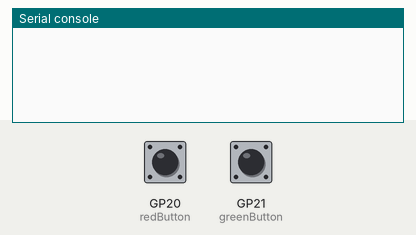
Recording of a program running on a simulated Raspberry Pi Pico running MicroPython. On the bench: the last lines printed to the serial console. The test bench sets the inputs (shaded band); at power-on: GP20 (redButton) LOW, GP21 (greenButton) LOW.

Above: at 1.2 s.
1.3 s: GP20 (redButton) pulled HIGH for 0.25 s
At 2.0 s:
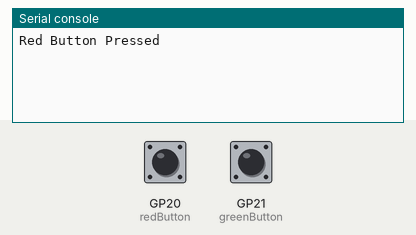
3.0 s: GP21 (greenButton) pulled HIGH for 0.25 s
At 4.6 s:
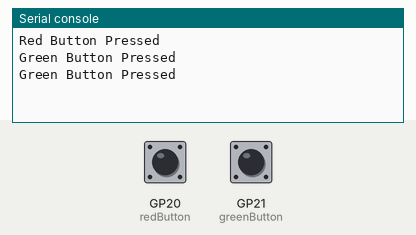

Measured:
- after the input at 1.3 s, the serial console: prints a new line after 0.10 s (image 1)
- after the input at 3.0 s, the serial console: prints a new line at once (image 2)

The program:

Red_and_Green_Button_Basic_Day_3.py
```python
# Let it Glow Advent Calendar - Day 3
# Multiple Button Inputs, Red and Green Buttons - Activity 2
# Lori Pfahler
# December 5, 2023

from machine import Pin
from utime import sleep

# set up red and green buttons
redButton = Pin(20, Pin.IN, Pin.PULL_DOWN)
greenButton = Pin(21, Pin.IN, Pin.PULL_DOWN)

# where the action happens
while True:
    sleep(0.2)
    if redButton.value() == 1:
        print('Red Button Pressed')
    if greenButton.value() == 1:
        print('Green Button Pressed')
```
